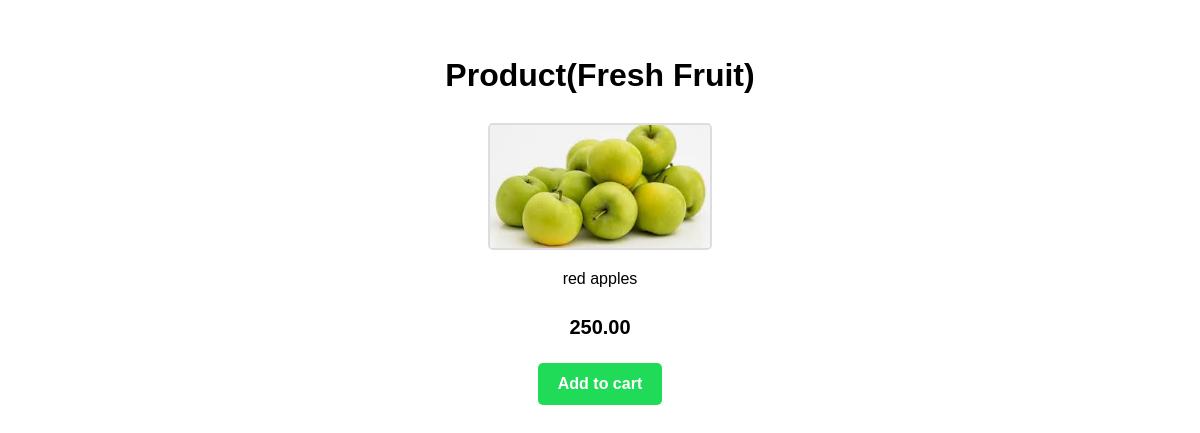
Page /inventory/products/15/ on the committed database.
### inventory/models.py (models this page shows)
class Product(models.Model):
    vendor=models.ForeignKey(Vendor,null=True,on_delete=models.CASCADE)
    name=models.CharField(max_length=32)
    price=models.DecimalField(max_digits=8,decimal_places=2)
    description=models.TextField()
    image=models.ImageField()
    date_created=models.DateTimeField(auto_now_add=True)
    date_updated=models.DateTimeField(auto_now=True)
    quantity=models.PositiveIntegerField()

### inventory/views.py (the view)
# urls.py: path("products/<int:id>/",product_detail, name ="product_detail_view"),
def product_detail(request, id):
    product = Product.objects.get(id=id)
    return render(request, "inventory/product_detail.html", {"product" : product})

### templates/inventory/product_detail.html (shortened to what this page needs)
<!DOCTYPE html>
<html lang="en">
<head>
</head>
</head>
<body>
    <h1>Product(Fresh Fruit)</h1>
    <img src="{{product.image.url}}"/>
    <p>{{product.description}}</p>
    <span>{{product.price}}</span>
    <button><a href="{% url 'cart_view'%}">Add to cart</a></button>
</body>
</html>

### templates/inventory/product_detail.html (style rules this page uses)
body { font-family: Arial, sans-serif;line-height: 1.6;margin: 50px;text-align: center; }
h1, h2 { text-align: center; }
img { display: block;max-width: 20%; margin: 5px auto;border: 2px solid #ddd;border-radius: 5px; }
p { margin-bottom: 20px; text-align: center; }
span { font-size: 20px; font-weight: bold; color: #000000; }
button { display: block;margin: 20px auto;padding: 12px 20px;font-size: 16px;font-weight: bold;color: #fff;background-color: rgb(32, 219, 88); border: none;border-radius: 5px;cursor: pointer;transition: background-color 0.3s ease; }
a { text-decoration: none; color: #fff; }

### rows in the picture
Product: image (picture), description "red apples", price "250.00"
